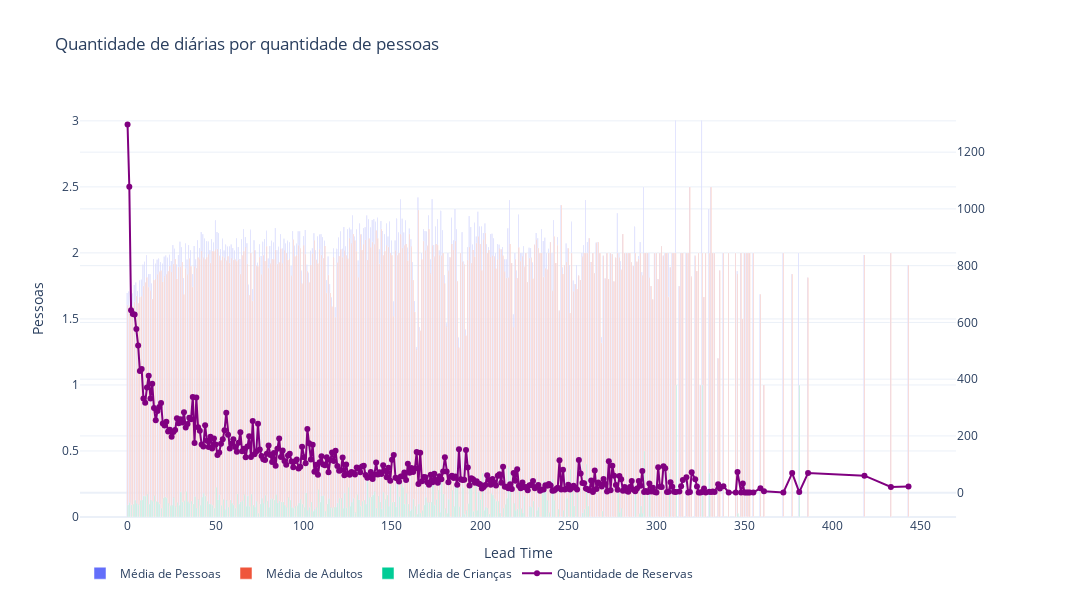

This figure's notebook cell:
### Code cell
'''
Lead Time por numero de pessoas
'''
dfAux = df[['lead_time', 'no_of_adults', 'no_of_children']]
dfAux['no_of_people'] = dfAux['no_of_adults'] + df['no_of_children']
chartDataframe = dfAux.groupby(by=['lead_time']).agg({'no_of_people': ['mean', 'count'], 'no_of_adults': 'mean', 'no_of_children': 'mean'})
chartDataframe.reset_index(inplace=True, drop=False)

fig = make_subplots(specs=[[{"secondary_y": True}]])


fig.add_trace(
    go.Bar(
        x=chartDataframe['lead_time'], 
        y=chartDataframe['no_of_people']['mean'], 
        # mode='lines+markers',
        name=f'Média de Pessoas',
        ))

fig.add_trace(
    go.Bar(
        x=chartDataframe['lead_time'], 
        y=chartDataframe['no_of_adults']['mean'], 
        # mode='lines+markers',
        name=f'Média de Adultos',
        ))

fig.add_trace(
    go.Bar(
        x=chartDataframe['lead_time'], 
        y=chartDataframe['no_of_children']['mean'], 
        # mode='lines+markers',
        name=f'Média de Crianças',
        ))


fig.add_trace(
    go.Scatter(
        x=chartDataframe['lead_time'], 
        y=chartDataframe['no_of_people']['count'], 
        mode='lines+markers',
        name=f'Quantidade de Reservas',
        line=dict(color='purple')
        ),
    secondary_y=True)



# Configurações do layout
fig.update_layout(title='Lead Time por quantidade de pessoas',
                  xaxis_title='Lead Time',
                  yaxis_title='Pessoas',
                  template='plotly_white',
                  width = 1300, 
                  height = 600,
                  barmode='group',
                  legend=dict(orientation="h"),)

# Exibindo o gráfico
fig.show()

### Figure 1 — Plotly figure (JSON) as saved in the notebook; plotly's stock layout.template omitted (floating-point values rounded to 4 significant figures; data arrays with more than 128 entries replaced by an {"elided": "..."} marker saying what was removed)
{"data": [{"name": "Média de Pessoas", "type": "bar", "x": {"elided": "352 int values"}, "y": {"elided": "352 float values"}}, {"name": "Média de Adultos", "type": "bar", "x": {"elided": "352 int values"}, "y": {"elided": "352 float values"}}, {"name": "Média de Crianças", "type": "bar", "x": {"elided": "352 int values"}, "y": {"elided": "352 float values"}}, {"line": {"color": "purple"}, "mode": "lines+markers", "name": "Quantidade de Reservas", "type": "scatter", "x": {"elided": "352 int values"}, "xaxis": "x", "y": {"elided": "352 int values"}, "yaxis": "y2"}], "layout": {"barmode": "group", "height": 600, "legend": {"orientation": "h"}, "title": {"text": "Quantidade de diárias por quantidade de pessoas"}, "width": 1300, "xaxis": {"anchor": "y", "domain": [0, 0.94], "title": {"text": "Lead Time"}}, "yaxis": {"anchor": "x", "domain": [0, 1], "title": {"text": "Pessoas"}}, "yaxis2": {"anchor": "x", "overlaying": "y", "side": "right"}}}
